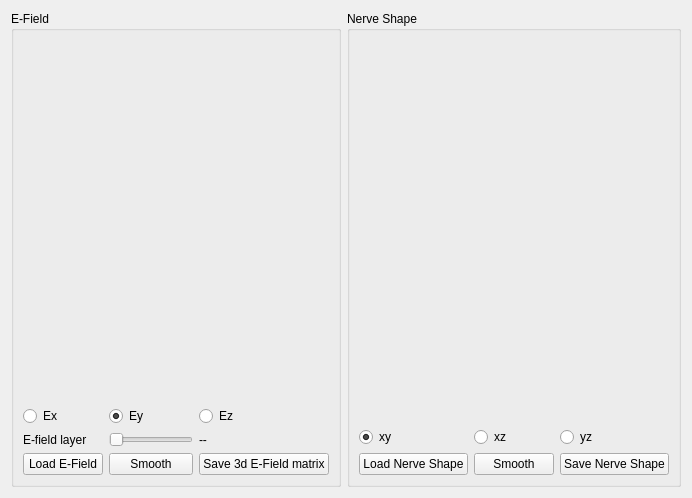
<?xml version="1.0" encoding="UTF-8"?>
<ui version="4.0">
 <class>Form</class>
 <widget class="QWidget" name="Form">
  <property name="geometry">
   <rect>
    <x>0</x>
    <y>0</y>
    <width>655</width>
    <height>498</height>
   </rect>
  </property>
  <property name="windowTitle">
   <string>Form</string>
  </property>
  <layout class="QGridLayout" name="gridLayout_3">
   <item row="0" column="0">
    <widget class="QGroupBox" name="groupBox">
     <property name="title">
      <string>E-Field</string>
     </property>
     <layout class="QGridLayout" name="gridLayout">
      <item row="2" column="1">
       <widget class="QSlider" name="e_field_layer_slider">
        <property name="sizePolicy">
         <sizepolicy hsizetype="Minimum" vsizetype="Fixed">
          <horstretch>0</horstretch>
          <verstretch>0</verstretch>
         </sizepolicy>
        </property>
        <property name="orientation">
         <enum>Qt::Horizontal</enum>
        </property>
       </widget>
      </item>
      <item row="3" column="1">
       <widget class="QPushButton" name="smooth_push_button">
        <property name="text">
         <string>Smooth</string>
        </property>
       </widget>
      </item>
      <item row="3" column="0">
       <widget class="QPushButton" name="load_e_field_button">
        <property name="text">
         <string>Load E-Field</string>
        </property>
       </widget>
      </item>
      <item row="3" column="2">
       <widget class="QPushButton" name="save_e_field_button">
        <property name="text">
         <string>Save 3d E-Field matrix</string>
        </property>
       </widget>
      </item>
      <item row="2" column="0">
       <widget class="QLabel" name="label">
        <property name="text">
         <string>E-field layer</string>
        </property>
       </widget>
      </item>
      <item row="2" column="2">
       <widget class="QLabel" name="layer_label">
        <property name="text">
         <string>--</string>
        </property>
       </widget>
      </item>
      <item row="0" column="0" colspan="3">
       <widget class="QWidget" name="e_field_widget" native="true">
        <property name="sizePolicy">
         <sizepolicy hsizetype="Expanding" vsizetype="Preferred">
          <horstretch>0</horstretch>
          <verstretch>0</verstretch>
         </sizepolicy>
        </property>
        <layout class="QVBoxLayout" name="e_field_layout"/>
       </widget>
      </item>
      <item row="1" column="0">
       <widget class="QRadioButton" name="ex_button">
        <property name="text">
         <string>Ex</string>
        </property>
       </widget>
      </item>
      <item row="1" column="1">
       <widget class="QRadioButton" name="ey_button">
        <property name="text">
         <string>Ey</string>
        </property>
        <property name="checked">
         <bool>true</bool>
        </property>
       </widget>
      </item>
      <item row="1" column="2">
       <widget class="QRadioButton" name="ez_button">
        <property name="text">
         <string>Ez</string>
        </property>
       </widget>
      </item>
     </layout>
    </widget>
   </item>
   <item row="0" column="1">
    <widget class="QGroupBox" name="groupBox_2">
     <property name="title">
      <string>Nerve Shape</string>
     </property>
     <layout class="QGridLayout" name="gridLayout_2">
      <item row="1" column="0">
       <widget class="QRadioButton" name="xy_button">
        <property name="text">
         <string>xy</string>
        </property>
        <property name="checked">
         <bool>true</bool>
        </property>
       </widget>
      </item>
      <item row="1" column="1">
       <widget class="QRadioButton" name="xz_button">
        <property name="text">
         <string>xz</string>
        </property>
       </widget>
      </item>
      <item row="1" column="2">
       <widget class="QRadioButton" name="yz_button">
        <property name="text">
         <string>yz</string>
        </property>
       </widget>
      </item>
      <item row="2" column="0">
       <widget class="QPushButton" name="load_nerve_shape_button">
        <property name="text">
         <string>Load Nerve Shape</string>
        </property>
       </widget>
      </item>
      <item row="2" column="1">
       <widget class="QPushButton" name="smooth_nerve_shape_button">
        <property name="text">
         <string>Smooth</string>
        </property>
       </widget>
      </item>
      <item row="2" column="2">
       <widget class="QPushButton" name="save_nerve_shape_button">
        <property name="text">
         <string>Save Nerve Shape</string>
        </property>
       </widget>
      </item>
      <item row="0" column="0" colspan="3">
       <widget class="QWidget" name="nerve_shape_widget" native="true">
        <layout class="QGridLayout" name="nerve_shape_layout"/>
       </widget>
      </item>
     </layout>
    </widget>
   </item>
  </layout>
 </widget>
 <resources/>
 <connections/>
</ui>
